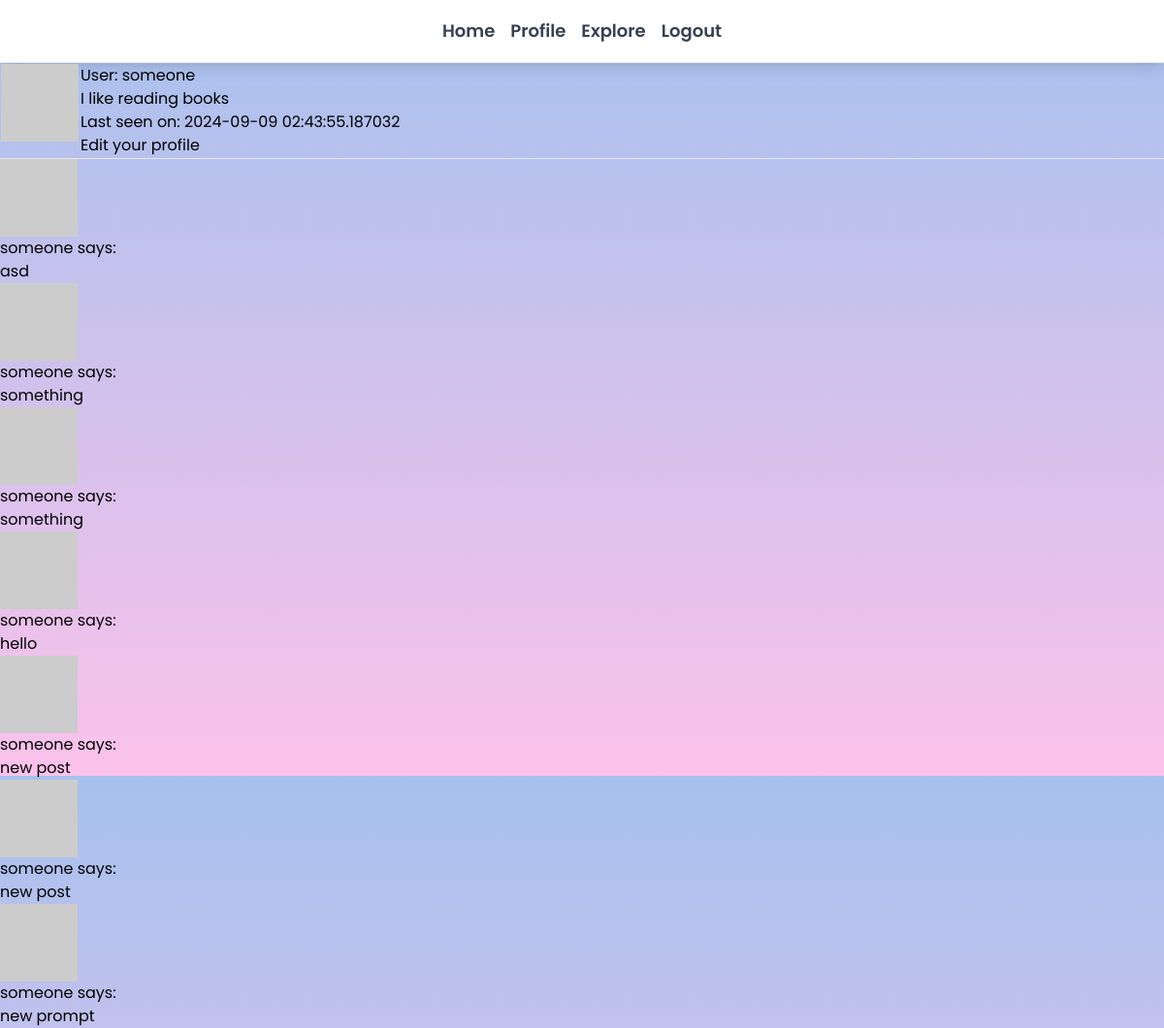
Screenshot of /user/someone (signed in) with the database file from the repository.
### app/models.py (models this page shows, shortened)
class User(UserMixin, db.Model):
    id: so.Mapped[int] = so.mapped_column(primary_key=True)
    username: so.Mapped[str] = so.mapped_column(sa.String(64), index=True, unique=True)
    email: so.Mapped[str] = so.mapped_column(sa.String(120), index=True, unique=True)
    password_hash: so.Mapped[Optional[str]] = so.mapped_column(sa.String(256))
    posts: so.WriteOnlyMapped['Post'] = so.relationship(back_populates='author')
    about_me: so.Mapped[Optional[str]] = so.mapped_column(sa.String(140))
    last_seen: so.Mapped[Optional[datetime]] = so.mapped_column(default=lambda: datetime.now(timezone.utc))
    following: so.WriteOnlyMapped['User'] = so.relationship(secondary=followers, primaryjoin=(followers.c.follower_id==id),
                                                            secondaryjoin=(followers.c.follower_id == id),
                                                            back_populates='followers')
    followers: so.WriteOnlyMapped['User'] = so.relationship(secondary=followers,primaryjoin=(followers.c.followed_id==id),
                                                            secondaryjoin=(followers.c.follower_id == id),
                                                            back_populates='following')
    def avatar(self, size):
        digest = md5(self.email.lower().encode('utf-8')).hexdigest()
        return f'https://www.gravatar.com/avatar/{digest}?d=identicon&s={size}'

class Post(db.Model):
    id: so.Mapped[int] = so.mapped_column(primary_key=True)
    body: so.Mapped[str] = so.mapped_column(sa.String(140))
    timestamp: so.Mapped[datetime] = so.mapped_column(index=True, default=lambda:datetime.now(timezone.utc))
    user_id: so.Mapped[int] = so.mapped_column(sa.ForeignKey(User.id),index=True)
    author: so.Mapped[User] = so.relationship(back_populates='posts')

### app/routes.py (the view)
@app.route('/user/<username>')
@login_required #user has to be logged in to get this function
def user(username):
	user = db.first_or_404(sa.select(User).where(User.username == username))
	page = request.args.get('page',1,type=int)
	query = user.posts.select().order_by(Post.timestamp.desc())
	posts = db.paginate(query, page=page, per_page=app.config['POSTS_PER_PAGE'], error_out=False)
	next_url = url_for('user', username=user.username, page=posts.next_num) if posts.has_next else None
	prev_url = url_for('user', username=user.username, page=posts.prev_num) if posts.has_prev else None
	form = EmptyForm()
	return render_template('user.html',user=user,posts=posts.items, next_url=next_url, prev_url=prev_url, form=form)

### app/models.py (called while the page is built)
@login.user_loader
def load_user(id):
    return db.session.get(User, int(id))

### app/routes.py (called while the page is built)
@app.before_request #checks if the current user is logged in, and in that case sets the last_seen field to the current time
def before_request():
	if current_user.is_authenticated:
		current_user.last_seen = datetime.now(timezone.utc)
		db.session.commit() #last step is to commit to the database so the change is written to db

### app/templates/user.html (shortened to what this page needs)
{% extends "base.html" %}
{% block content %}
    <table>
        <tr valign="top">
            <td><img src="{{ user.avatar(128) }}"></td>
            <td>
                <h1>User: {{ user.username }}</h1>
                {% if user.about_me %}
                    <p>{{ user.about_me }}</p>
                {% endif %}
                {% if user.last_seen %}
                    <p>Last seen on: {{ user.last_seen }}</p>
                {% endif %}
                {% if user == current_user %}
                    <p><a href="{{ url_for('edit_profile') }}">Edit your profile</a></p>
                {% elif not current_user.is_following(user) %}
                <p>
                    <form action="{{ url_for('follow', username=user.username) }}"  method="post">
                    </form>
                </p>
                {% endif %}
            </td>
        </tr>
    </table>
    <hr>
    {% for post in posts %}
        {% include '_post.html' %}
    {% endfor %}
{% endblock %}

### app/templates/_post.html
        <tr valign="top">
            <td class="pl-2"><img src="{{ post.author.avatar(36) }}"></td>
            <td class="pl-2"> <a href="{{ url_for('user', username=post.author.username) }}">{{ post.author.username }}</a>
            says:<br>{{ post.body }}</td>
        </tr>

### rows the page displays
User: username "someone", about_me "I like reading books", last_seen "2024-09-09 02:43:55.187032"
Post: author.username "someone", body "asd"
Post: author.username "someone", body "something"
Post: author.username "someone", body "something"
Post: author.username "someone", body "hello"
Post: author.username "someone", body "new post"
Post: author.username "someone", body "new post"
Post: author.username "someone", body "new prompt"
